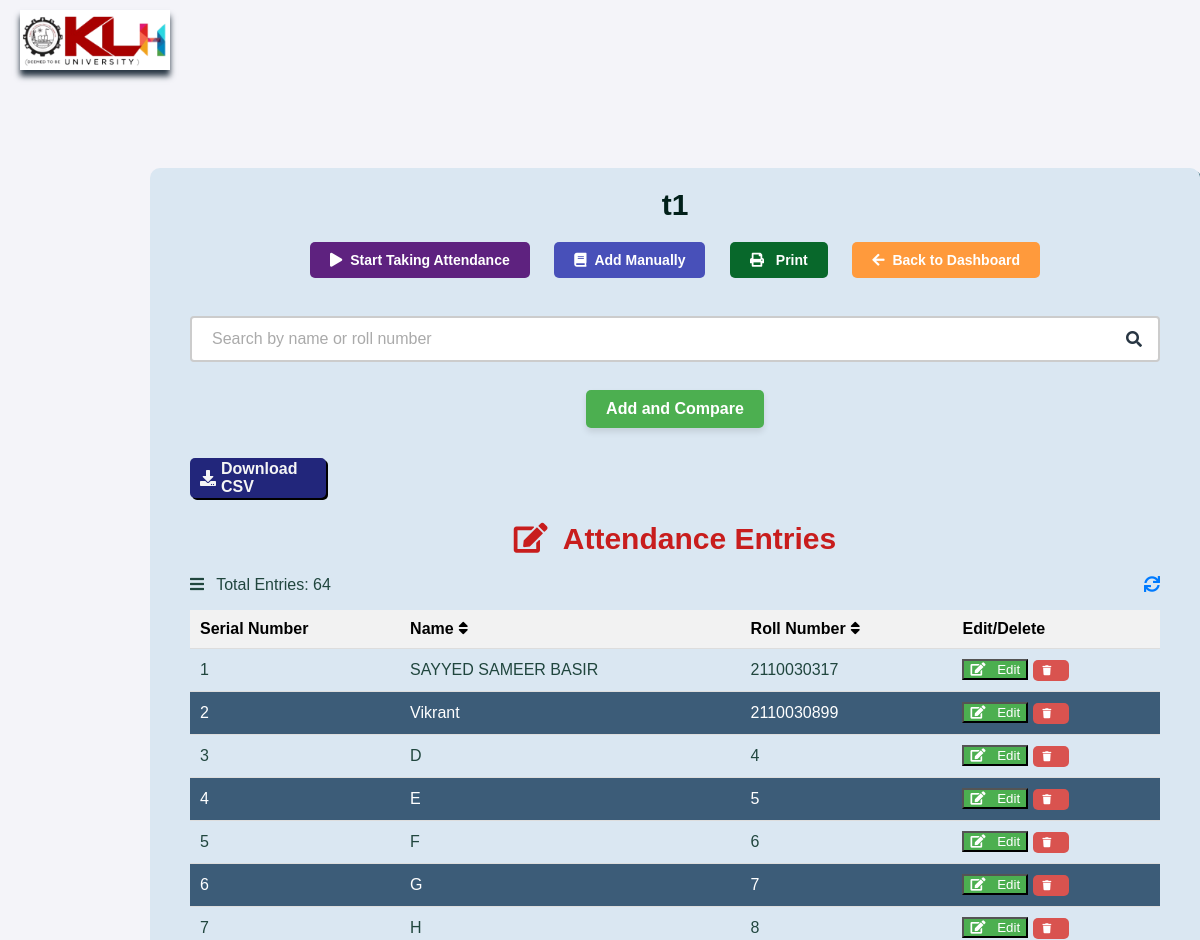
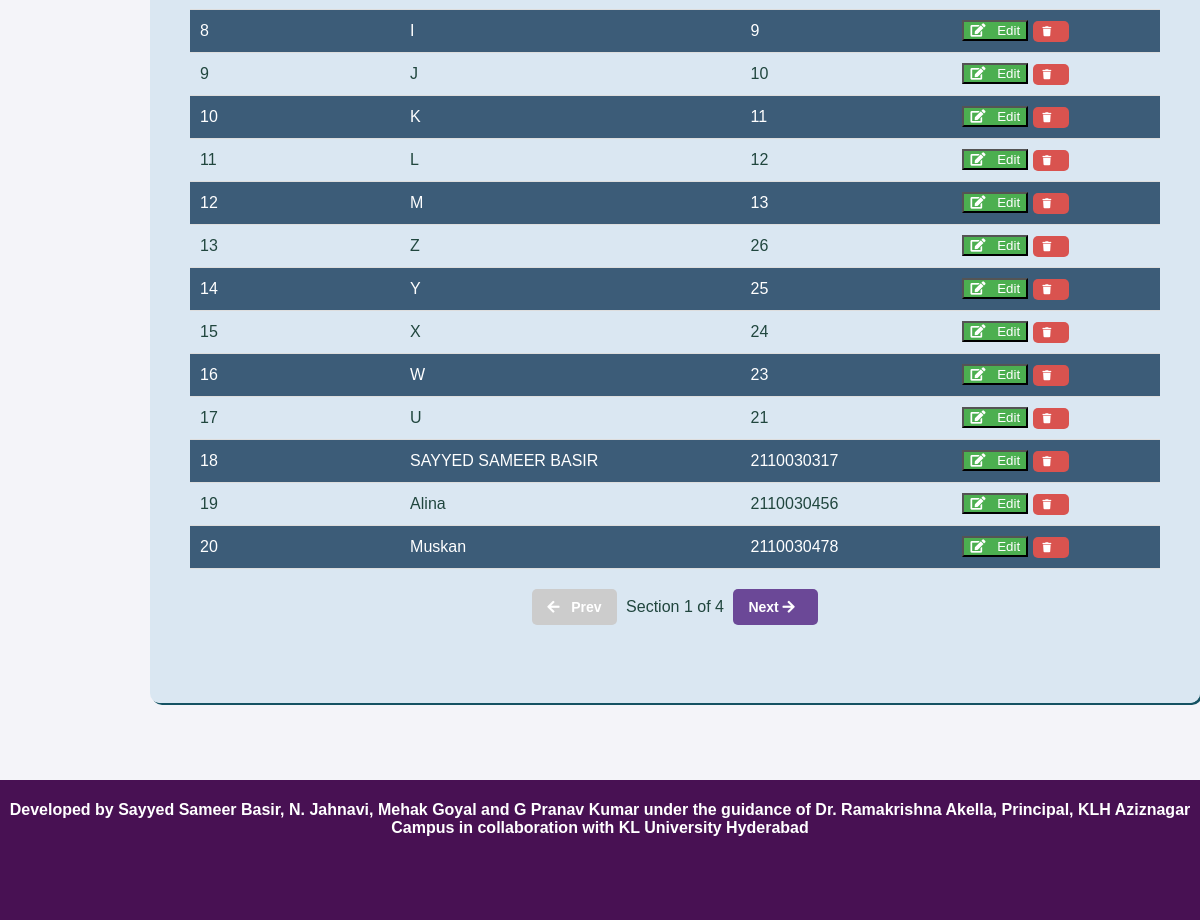
Screenshot of /topic/27/ (signed in) with the database file from the repository (2 pictures, top to bottom).
### attendance/models.py (models this page shows, shortened)
class Topic(models.Model):
    title = models.CharField(max_length=200)
    created_at = models.DateTimeField(auto_now_add=True)
    user = models.ForeignKey(User, on_delete=models.CASCADE)
    position = models.PositiveIntegerField(default=0)  # Add this line
    class Meta:
        ordering = ['position']  # Ensure topics are ordered by position by default

class AttendanceEntry(models.Model):
    topic = models.ForeignKey(Topic, on_delete=models.CASCADE)
    name = models.CharField(max_length=100)
    roll_number = models.CharField(max_length=20)
    selfie = models.ImageField(upload_to='media/', blank=True, null=True)
    submission_time = models.DateTimeField(default=timezone.now)
    device_identifier = models.CharField(max_length=255)

### attendance/views.py (the view)
# urls.py: path('topic/<int:pk>/', TopicDetailView.as_view(), name='topic_detail'),
class TopicDetailView(LoginRequiredMixin, View):
    login_url = '/login/'
    def get(self, request, pk):
        topic = get_object_or_404(Topic, pk=pk, user=request.user)
        query = request.GET.get('query', '')
        if query:
            entries = topic.attendanceentry_set.filter(
                Q(name__icontains=query) | Q(roll_number__icontains=query)
            )
            if request.is_ajax():
                return render(request, 'partials/entries_list.html', {'entries': entries})
        else:
            entries = topic.attendanceentry_set.all()
        return render(request, 'topic_detail.html', {'topic': topic, 'entries': entries})

### attendance/templates/topic_detail.html (shortened to what this page needs)
{% load static %}
<!DOCTYPE html>
<html>
<head>
    <link rel="stylesheet" href="https://cdnjs.cloudflare.com/ajax/libs/font-awesome/5.15.3/css/all.min.css">
    <link rel="stylesheet" href="{% static 'css/topic_detail.css' %}">
</head>
<body>
<header>
        <img src="{% static 'img/klhlogo.png' %}" alt="KL University Logo" class="logo">
        </header>
<div class="container">
    <h1 id="topic-name">{{ topic.title }}</h1>
    <div class="actions">
        <a href="{% url 'generate_qr_code' topic.id %}" class="btn btn-attendance"><i class="fas fa-play"></i>Start Taking Attendance</a>
        <a href="{% url 'add_manual_entry' topic.id %}" class="btn btn-manual"><i class="fas fa-book"></i>Add Manually</a>
        <a href="#" class="btn btn-print" id="print-table"><i class="fas fa-print"></i> Print</a>
        <a href="{% url 'dashboard' %}" class="btn btn-dashboard"><i class="fas fa-arrow-left"></i>Back to Dashboard</a>
    </div>
    <div id="search-box-container">
            <input type="text" id="search-box" placeholder="Search by name or roll number">
            <i id="search-icon" class="fas fa-search"></i>
        </div>
    <div class="actions">
    <button class="btn" id="add-compare-btn">Add and Compare</button>
</div>
    <div class="btn-group">
            <a href="{% url 'download_topic_details_as_csv' topic.id %}" class="btn btn-download"> <i class="fas fa-download"></i>Download CSV</a>
        </div>
    <h2><i class="fas fa-edit"></i> Attendance Entries</h2>
    <p id="total-entries"><i class="fas fa-bars"></i> Total Entries: {{ topic.attendanceentry_set.count }} <th><i id="reset-icon" class="fa fa-sync reset-icon" aria-hidden="true" title="Click to show default arrangement"></i></th></p>
     <table id="entries-table">
        <thead>
        <tr>
            <th>Serial Number</th>
            <th>Name <i id="sort-name-icon" class="fa fa-sort" aria-hidden="true" title="Click to sort based on name"></i></th>
            <th>Roll Number <i id="sort-roll-icon" class="fa fa-sort" aria-hidden="true" title="Click to sort based on roll number"></i></th>
            <th class="editdel">Edit/Delete</th>
        </tr>
        </thead>
        <tbody id="entries-tbody">
    {% for entry in topic.attendanceentry_set.all %}
    <tr class="entry-row">
        <td>{{ forloop.counter }}</td>
        <td class="name" data-id="{{ entry.id }}">{{ entry.name }}</td>
        <td class="roll-no" data-id="{{ entry.id }}">{{ entry.roll_number }}</td>
        <td class="func">
            <button class="btn btn-edit" data-entry-id="{{ entry.id }}">
                <i class="fas fa-edit"></i> Edit
            </button>
            <button class="btn btn-delete" data-entry-id="{{ entry.id }}">
                <i class="fas fa-trash"></i></button>
        </td>
    </tr>
    {% endfor %}
</tbody>
    </table>
    <div class="pagination">
    <button id="prev-btn" {% if not prev_page %}disabled{% endif %}>
        <i class="fas fa-arrow-left"></i> Prev
    </button>
    <span id="section-number"></span>
    <button id="next-btn" {% if not next_page %}disabled{% endif %}>
        Next <i class="fas fa-arrow-right"></i>
    </button>
</div>
</div>
<footer>
        <p>Developed by Sayyed Sameer Basir, N. Jahnavi, Mehak Goyal and G Pranav Kumar under the guidance of Dr. Ramakrishna Akella, Principal, KLH Aziznagar Campus in collaboration with KL University Hyderabad</p>
    </footer>
</body>
</html>

### static/css/topic_detail.css (style rules this page uses)
body { font-family: Arial, sans-serif; background-color: #f4f4f9; margin: 0; padding: 0; display: flex; justify-content: center; align-items: center; }
.container { background: #ffe0e0; padding: 40px; border-radius: 10px; box-shadow: 0 0 10px rgba(0, 0, 0, 0.1); max-width: 800px; width: 100%; margin-top:5px; }
h1, h2 { color: #333; margin-bottom: 20px; text-align: center; }
.actions { text-align: center; margin-bottom: 30px; }
.actions .btn { display: inline-block; margin: 0 10px; padding: 10px 20px; font-size: 14px; font-weight: bold; color: #fff; background-color: #f8b400; border: none; border-radius: 5px; text-decoration: none; cursor: pointer; transition: background-color 0.3s ease; }
.actions .btn-attendance { background-color: #5e227f; }
.actions .btn-dashboard { background-color: #272e4f; }
.actions .btn-manual { background-color: #4850b9; }
table { width: 100%; border-collapse: collapse; margin-bottom: 20px; }
table th, table td { padding: 10px; text-align: left; border-bottom: 1px solid #ddd; }
table th { background-color: #f2f2f2; }
table tbody tr:nth-child(even) { background-color: #f9f9f9; }
.reset-icon { float: right; cursor: pointer; color: #007bff; transition: transform 0.3s ease; }
.btn-download { display: inline-block; padding: 5px 10px; font-size: 16px; font-weight: bold; color: #fff; background-color: #007bff; border: none; border-radius: 5px; text-decoration: none; cursor: pointer; transition: background-color 0.3s ease; display: flex; align-items: center; box-shadow: 2px 2px black; width:20%; }
.btn-download i { margin-right: 5px; }
.pagination { text-align: center; margin-top: 20px; }
.pagination button { margin: 0 5px; padding: 10px 15px; font-size: 14px; font-weight: bold; color: #fff; background-color: #6b4897; border: none; border-radius: 5px; cursor: pointer; transition: background-color 0.3s ease; }
.pagination button:disabled { background-color: #cccccc; cursor: not-allowed; }
#search-box-container { position: relative; margin-bottom: 20px; }
#search-box { width: 100%; padding: 12px 20px; margin: 8px 0; box-sizing: border-box; border: 2px solid #ccc; border-radius: 4px; font-size: 16px; }
#search-icon { position: absolute; right: 10px; top: 50%; transform: translateY(-50%); color: #888; cursor: pointer; }
::placeholder { color: #aaa; }

### rows the page displays
Topic: title "t1", attendanceentry_set.count "64"
AttendanceEntry: name "SAYYED SAMEER BASIR", roll_number "2110030317"
AttendanceEntry: name "Vikrant", roll_number "2110030899"
AttendanceEntry: name "D", roll_number "4"
AttendanceEntry: name "E", roll_number "5"
AttendanceEntry: name "F", roll_number "6"
AttendanceEntry: name "G", roll_number "7"
AttendanceEntry: name "H", roll_number "8"
AttendanceEntry: name "I", roll_number "9"
AttendanceEntry: name "J", roll_number "10"
AttendanceEntry: name "K", roll_number "11"
AttendanceEntry: name "L", roll_number "12"
AttendanceEntry: name "M", roll_number "13"
AttendanceEntry: name "Z", roll_number "26"
AttendanceEntry: name "Y", roll_number "25"
AttendanceEntry: name "X", roll_number "24"
AttendanceEntry: name "W", roll_number "23"
AttendanceEntry: name "U", roll_number "21"
AttendanceEntry: name "SAYYED SAMEER BASIR", roll_number "2110030317"
AttendanceEntry: name "Alina", roll_number "2110030456"
AttendanceEntry: name "Muskan", roll_number "2110030478"
